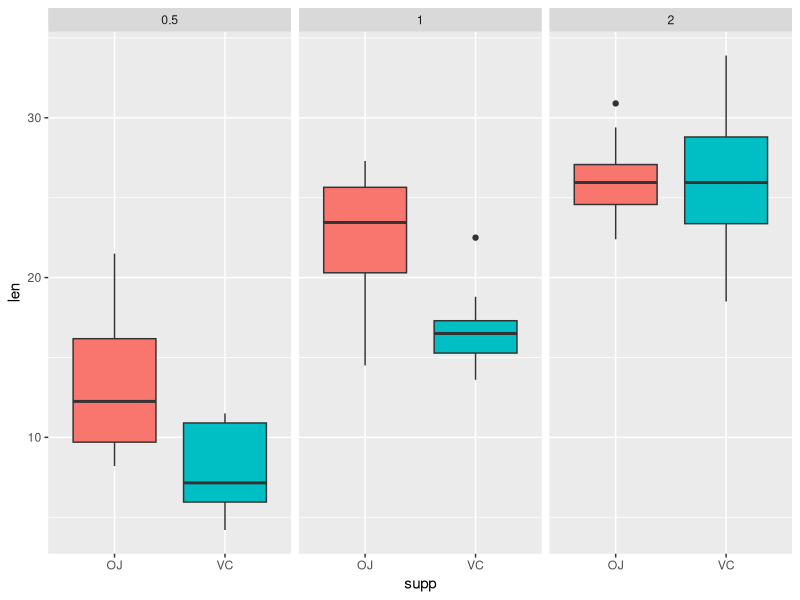
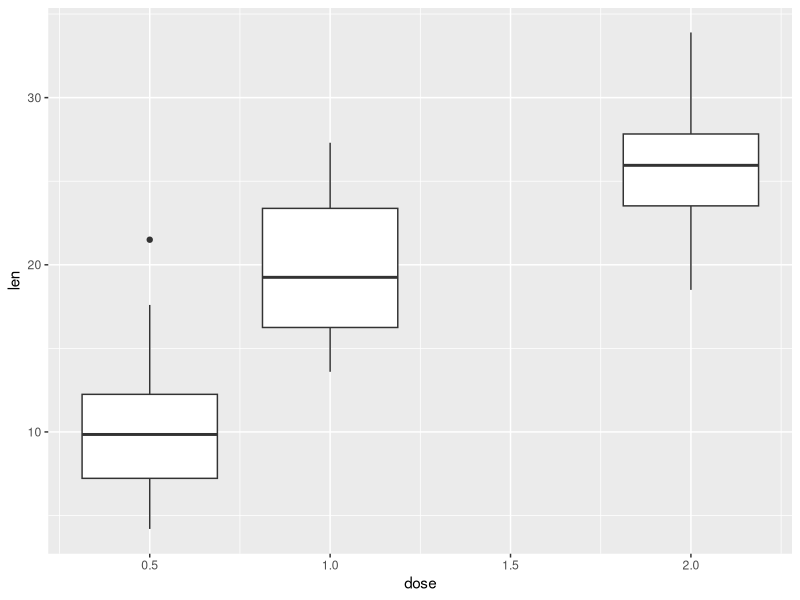

Recreate these plots in R, in order.
data(ToothGrowth)
str(ToothGrowth)



table(ToothGrowth[2:3])
summary(ToothGrowth)

library(ggplot2)
g1 <- ggplot(ToothGrowth, aes(x=supp, y=len)) + geom_boxplot(aes(fill=supp)) +
      facet_grid(.~dose) + guides(fill=FALSE)
print(g1)

g2 <- ggplot(ToothGrowth, aes(x=dose, y=len, group=dose)) + geom_boxplot()
print(g2)

      
OJ_05 <- ToothGrowth$len[ToothGrowth$supp == "OJ" & ToothGrowth$dose == 0.5]
OJ_10 <- ToothGrowth$len[ToothGrowth$supp == "OJ" & ToothGrowth$dose == 1.0]
OJ_20 <- ToothGrowth$len[ToothGrowth$supp == "OJ" & ToothGrowth$dose == 2.0]

VC_05 <- ToothGrowth$len[ToothGrowth$supp == "VC" & ToothGrowth$dose == 0.5]
VC_10 <- ToothGrowth$len[ToothGrowth$supp == "VC" & ToothGrowth$dose == 1.0]
VC_20 <- ToothGrowth$len[ToothGrowth$supp == "VC" & ToothGrowth$dose == 2.0]

all_05 <- ToothGrowth$len[ToothGrowth$dose == 0.5]
all_10 <- ToothGrowth$len[ToothGrowth$dose == 1.0]
all_20 <- ToothGrowth$len[ToothGrowth$dose == 2.0]


t.test(OJ_05, VC_05, paired = FALSE, var.equal = FALSE, altern = "greater")
t.test(OJ_10, VC_10, paired = FALSE, var.equal = FALSE, altern = "greater")
t.test(OJ_20, VC_20, paired = FALSE, var.equal = FALSE, altern = "two.sided")

t.test(all_10, all_05, paired = FALSE, var.equal = FALSE, altern = "greater")
t.test(all_20, all_10, paired = FALSE, var.equal = FALSE, altern = "greater")



